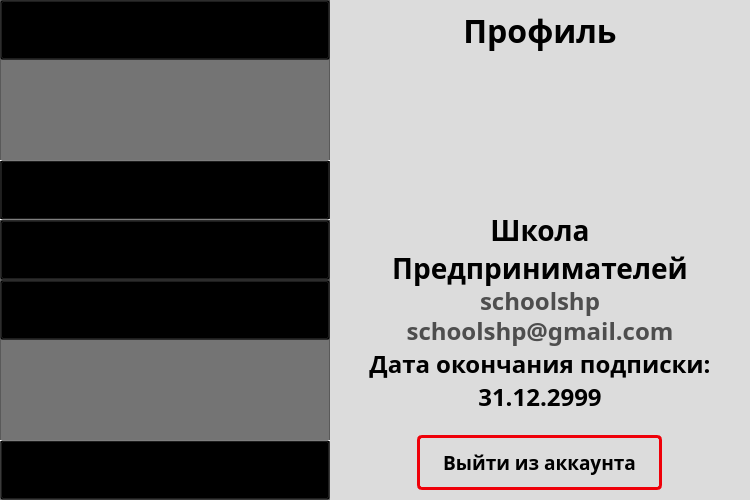
   <widget class="QWidget" name="widget_settings" native="true">
    <property name="enabled">
     <bool>true</bool>
    </property>
    <property name="geometry">
     <rect>
      <x>0</x>
      <y>0</y>
      <width>750</width>
      <height>500</height>
     </rect>
    </property>
    <property name="autoFillBackground">
     <bool>false</bool>
    </property>
    <property name="styleSheet">
     <string notr="true">background-color: #DCDCDC;</string>
    </property>
    <widget class="QFrame" name="frame_settings_menu">
     <property name="geometry">
      <rect>
       <x>0</x>
       <y>0</y>
       <width>330</width>
       <height>500</height>
      </rect>
     </property>
     <property name="styleSheet">
      <string notr="true">background-color: rgb(116, 116, 116);</string>
     </property>
     <property name="frameShape">
      <enum>QFrame::StyledPanel</enum>
     </property>
     <property name="frameShadow">
      <enum>QFrame::Raised</enum>
     </property>
     <widget class="QFrame" name="frame_settings_menu_home">
      <property name="geometry">
       <rect>
        <x>0</x>
        <y>0</y>
        <width>330</width>
        <height>60</height>
       </rect>
      </property>
      <property name="styleSheet">
       <string notr="true">QFrame#frame_settings_menu_home{
border-bottom: 1px solid #FFF;
}</string>
      </property>
      <property name="frameShape">
       <enum>QFrame::StyledPanel</enum>
      </property>
      <property name="frameShadow">
       <enum>QFrame::Raised</enum>
      </property>
      <widget class="QLabel" name="label_settings_menu_home">
       <property name="geometry">
        <rect>
         <x>77</x>
         <y>18</y>
         <width>235</width>
         <height>26</height>
        </rect>
       </property>
       <property name="styleSheet">
        <string notr="true">color: #FFF;
font-family: Montserrat ExtraBold;
font-size: 32px;
font-style: normal;
font-weight: 800;
line-height: 24px; /* 75% */</string>
       </property>
       <property name="text">
        <string>Главная</string>
       </property>
      </widget>
      <widget class="QLabel" name="label_settings_menu_home_icon">
       <property name="geometry">
        <rect>
         <x>16</x>
         <y>8</y>
         <width>45</width>
         <height>45</height>
        </rect>
       </property>
       <property name="autoFillBackground">
        <bool>false</bool>
       </property>
       <property name="text">
        <string/>
       </property>
       <property name="pixmap">
        <pixmap>../Images/House_01.svg</pixmap>
       </property>
      </widget>
      <widget class="QPushButton" name="pushButton_settings_menu_home">
       <property name="geometry">
        <rect>
         <x>0</x>
         <y>0</y>
         <width>330</width>
         <height>60</height>
        </rect>
       </property>
       <property name="styleSheet">
        <string notr="true">background-color: rgba(0, 0, 0, 0);</string>
       </property>
       <property name="text">
        <string/>
       </property>
       <property name="checkable">
        <bool>false</bool>
       </property>
       <property name="checked">
        <bool>false</bool>
       </property>
      </widget>
     </widget>
     <widget class="QFrame" name="frame_settings_menu_profile">
      <property name="geometry">
       <rect>
        <x>0</x>
        <y>160</y>
        <width>330</width>
        <height>60</height>
       </rect>
      </property>
      <property name="styleSheet">
       <string notr="true">QFrame#frame_settings_menu_profile{
border-top: 1px solid #FFF;
border-bottom: 1px solid #FFF;
background: #404040;
}</string>
      </property>
      <property name="frameShape">
       <enum>QFrame::StyledPanel</enum>
      </property>
      <property name="frameShadow">
       <enum>QFrame::Raised</enum>
      </property>
      <widget class="QLabel" name="label_settings_menu_profile">
       <property name="geometry">
        <rect>
         <x>77</x>
         <y>10</y>
         <width>235</width>
         <height>35</height>
        </rect>
       </property>
       <property name="autoFillBackground">
        <bool>false</bool>
       </property>
       <property name="styleSheet">
        <string notr="true">color: #FFF;
font-family: Montserrat ExtraBold;
font-size: 32px;
font-style: normal;
font-weight: 800;
line-height: 24px; /* 75% */
background-color: rgba(0, 0, 0, 0);</string>
       </property>
       <property name="text">
        <string>Профиль</string>
       </property>
      </widget>
      <widget class="QLabel" name="label_settings_menu_profile_icon">
       <property name="geometry">
        <rect>
         <x>16</x>
         <y>8</y>
         <width>45</width>
         <height>45</height>
        </rect>
       </property>
       <property name="autoFillBackground">
        <bool>false</bool>
       </property>
       <property name="styleSheet">
        <string notr="true">background-color: rgba(0, 0, 0, 0);</string>
       </property>
       <property name="text">
        <string/>
       </property>
       <property name="pixmap">
        <pixmap>../Images/person-circle.svg</pixmap>
       </property>
      </widget>
      <widget class="QPushButton" name="pushButton_settings_menu_profile">
       <property name="geometry">
        <rect>
         <x>0</x>
         <y>0</y>
         <width>330</width>
         <height>60</height>
        </rect>
       </property>
       <property name="styleSheet">
        <string notr="true">background-color: rgba(0, 0, 0, 0);</string>
       </property>
       <property name="text">
        <string/>
       </property>
       <property name="checkable">
        <bool>false</bool>
       </property>
       <property name="checked">
        <bool>false</bool>
       </property>
      </widget>
     </widget>
     <widget class="QFrame" name="frame_settings_menu_interface">
      <property name="geometry">
       <rect>
        <x>0</x>
        <y>220</y>
        <width>330</width>
        <height>60</height>
       </rect>
      </property>
      <property name="styleSheet">
       <string notr="true">QFrame#frame_settings_menu_interface{
border-bottom: 1px solid #FFF;
}</string>
      </property>
      <property name="frameShape">
       <enum>QFrame::StyledPanel</enum>
      </property>
      <property name="frameShadow">
       <enum>QFrame::Raised</enum>
      </property>
      <widget class="QLabel" name="label_settings_menu_interface">
       <property name="geometry">
        <rect>
         <x>77</x>
         <y>10</y>
         <width>235</width>
         <height>35</height>
        </rect>
       </property>
       <property name="styleSheet">
        <string notr="true">color: #FFF;
font-family: Montserrat ExtraBold;
font-size: 32px;
font-style: normal;
font-weight: 800;
line-height: 24px; /* 75% */
background-color: rgba(0, 0, 0, 0);</string>
       </property>
       <property name="text">
        <string>Интерфейс</string>
       </property>
      </widget>
      <widget class="QLabel" name="label_settings_menu_interface_icon">
       <property name="geometry">
        <rect>
         <x>16</x>
         <y>8</y>
         <width>45</width>
         <height>45</height>
        </rect>
       </property>
       <property name="autoFillBackground">
        <bool>false</bool>
       </property>
       <property name="styleSheet">
        <string notr="true">background-color: rgba(0, 0, 0, 0);</string>
       </property>
       <property name="text">
        <string/>
       </property>
       <property name="pixmap">
        <pixmap>../Images/Slider_03.svg</pixmap>
       </property>
      </widget>
      <widget class="QPushButton" name="pushButton_settings_menu_interface">
       <property name="geometry">
        <rect>
         <x>0</x>
         <y>0</y>
         <width>330</width>
         <height>60</height>
        </rect>
       </property>
       <property name="styleSheet">
        <string notr="true">background-color: rgba(0, 0, 0, 0);</string>
       </property>
       <property name="text">
        <string/>
       </property>
       <property name="checkable">
        <bool>false</bool>
       </property>
       <property name="checked">
        <bool>false</bool>
       </property>
      </widget>
     </widget>
     <widget class="QFrame" name="frame_settings_menu_other">
      <property name="geometry">
       <rect>
        <x>0</x>
        <y>280</y>
        <width>330</width>
        <height>60</height>
       </rect>
      </property>
      <property name="styleSheet">
       <string notr="true">QFrame#frame_settings_menu_other{
border-bottom: 1px solid #FFF;
}</string>
      </property>
      <property name="frameShape">
       <enum>QFrame::StyledPanel</enum>
      </property>
      <property name="frameShadow">
       <enum>QFrame::Raised</enum>
      </property>
      <widget class="QLabel" name="label_settings_menu_other">
       <property name="geometry">
        <rect>
         <x>77</x>
         <y>7</y>
         <width>235</width>
         <height>40</height>
        </rect>
       </property>
       <property name="styleSheet">
        <string notr="true">color: #FFF;
font-family: Montserrat ExtraBold;
font-size: 32px;
font-style: normal;
font-weight: 800;
line-height: 24px; /* 75% */
background-color: rgba(0, 0, 0, 0);</string>
       </property>
       <property name="text">
        <string>Другие</string>
       </property>
      </widget>
      <widget class="QLabel" name="label_settings_menu_other_icon">
       <property name="geometry">
        <rect>
         <x>16</x>
         <y>8</y>
         <width>45</width>
         <height>45</height>
        </rect>
       </property>
       <property name="autoFillBackground">
        <bool>false</bool>
       </property>
       <property name="styleSheet">
        <string notr="true">background-color: rgba(0, 0, 0, 0);</string>
       </property>
       <property name="text">
        <string/>
       </property>
       <property name="pixmap">
        <pixmap>../Images/More_Horizontal.svg</pixmap>
       </property>
      </widget>
      <widget class="QPushButton" name="pushButton_settings_menu_other">
       <property name="geometry">
        <rect>
         <x>0</x>
         <y>0</y>
         <width>330</width>
         <height>60</height>
        </rect>
       </property>
       <property name="styleSheet">
        <string notr="true">background-color: rgba(0, 0, 0, 0);</string>
       </property>
       <property name="text">
        <string/>
       </property>
       <property name="checkable">
        <bool>false</bool>
       </property>
       <property name="checked">
        <bool>false</bool>
       </property>
      </widget>
     </widget>
     <widget class="QFrame" name="frame_settings_menu_about">
      <property name="geometry">
       <rect>
        <x>0</x>
        <y>440</y>
        <width>330</width>
        <height>60</height>
       </rect>
      </property>
      <property name="styleSheet">
       <string notr="true">QFrame#frame_settings_menu_about{
border-top: 1px solid #FFF;
}</string>
      </property>
      <property name="frameShape">
       <enum>QFrame::StyledPanel</enum>
      </property>
      <property name="frameShadow">
       <enum>QFrame::Raised</enum>
      </property>
      <widget class="QLabel" name="label_settings_menu_about">
       <property name="geometry">
        <rect>
         <x>77</x>
         <y>12</y>
         <width>235</width>
         <height>35</height>
        </rect>
       </property>
       <property name="styleSheet">
        <string notr="true">color: #FFF;
font-family: Montserrat ExtraBold;
font-size: 32px;
font-style: normal;
font-weight: 800;
line-height: 24px; /* 75% */
background-color: rgba(0, 0, 0, 0);</string>
       </property>
       <property name="text">
        <string>О программе</string>
       </property>
      </widget>
      <widget class="QLabel" name="label__settings_menu_about_icon">
       <property name="geometry">
        <rect>
         <x>16</x>
         <y>8</y>
         <width>45</width>
         <height>45</height>
        </rect>
       </property>
       <property name="autoFillBackground">
        <bool>false</bool>
       </property>
       <property name="styleSheet">
        <string notr="true">background-color: rgba(0, 0, 0, 0);</string>
       </property>
       <property name="text">
        <string/>
       </property>
       <property name="pixmap">
        <pixmap>../Images/Info.svg</pixmap>
       </property>
      </widget>
      <widget class="QPushButton" name="pushButton_settings_menu_about">
       <property name="geometry">
        <rect>
         <x>0</x>
         <y>0</y>
         <width>330</width>
         <height>60</height>
        </rect>
       </property>
       <property name="styleSheet">
        <string notr="true">background-color: rgba(0, 0, 0, 0);</string>
       </property>
       <property name="text">
        <string/>
       </property>
       <property name="checkable">
        <bool>false</bool>
       </property>
       <property name="checked">
        <bool>false</bool>
       </property>
      </widget>
     </widget>
    </widget>
    <widget class="QWidget" name="widget_settings_profile" native="true">
     <property name="geometry">
      <rect>
       <x>330</x>
       <y>0</y>
       <width>420</width>
       <height>500</height>
      </rect>
     </property>
     <widget class="QLabel" name="label_settings_profile_">
      <property name="geometry">
       <rect>
        <x>16</x>
        <y>0</y>
        <width>388</width>
        <height>60</height>
       </rect>
      </property>
      <property name="styleSheet">
       <string notr="true">color: #000;
font-family: Montserrat ExtraBold;
font-size: 32px;
font-style: normal;
font-weight: 800;
line-height: 24px; /* 75% */
background-color: rgba(0, 0, 0, 0);</string>
      </property>
      <property name="text">
       <string>Профиль</string>
      </property>
      <property name="alignment">
       <set>Qt::AlignCenter</set>
      </property>
     </widget>
     <widget class="QLabel" name="label_settings_profile_edit_icon">
      <property name="geometry">
       <rect>
        <x>359</x>
        <y>7</y>
        <width>45</width>
        <height>45</height>
       </rect>
      </property>
      <property name="autoFillBackground">
       <bool>false</bool>
      </property>
      <property name="styleSheet">
       <string notr="true">background-color: rgba(0, 0, 0, 0);</string>
      </property>
      <property name="text">
       <string/>
      </property>
      <property name="pixmap">
       <pixmap>../Images/Edit_Pencil_01.svg</pixmap>
      </property>
     </widget>
     <widget class="QLabel" name="label_settings_profile_logo">
      <property name="geometry">
       <rect>
        <x>135</x>
        <y>60</y>
        <width>150</width>
        <height>150</height>
       </rect>
      </property>
      <property name="text">
       <string/>
      </property>
      <property name="pixmap">
       <pixmap>../Images/schoollogo.png</pixmap>
      </property>
      <property name="scaledContents">
       <bool>true</bool>
      </property>
     </widget>
     <widget class="QLabel" name="label_settings_profile_name">
      <property name="geometry">
       <rect>
        <x>16</x>
        <y>210</y>
        <width>388</width>
        <height>80</height>
       </rect>
      </property>
      <property name="styleSheet">
       <string notr="true">color: #000;
font-family: Montserrat ExtraBold;
font-feature-settings: 'clig' off, 'liga' off;
text-align: center;
font-size: 28px;
font-style: normal;
font-weight: 800;
line-height: 24px; /* 75% */
background-color: rgba(0, 0, 0, 0);</string>
      </property>
      <property name="text">
       <string>&lt;html&gt;&lt;head/&gt;&lt;body&gt;&lt;p&gt;Школа&lt;br&gt;                                                                                                                            Предпринимателей&lt;/p&gt;&lt;/body&gt;&lt;/html&gt;</string>
      </property>
      <property name="alignment">
       <set>Qt::AlignCenter</set>
      </property>
     </widget>
     <widget class="QLabel" name="label_settings_profile_username">
      <property name="geometry">
       <rect>
        <x>16</x>
        <y>285</y>
        <width>388</width>
        <height>31</height>
       </rect>
      </property>
      <property name="styleSheet">
       <string notr="true">color: rgba(0, 0, 0, 0.65);
font-family: Montserrat ExtraBold;
font-feature-settings: 'clig' off, 'liga' off;
text-align: center;
font-size: 24px;
font-style: normal;
font-weight: 800;
line-height: 24px; /* 75% */
background-color: rgba(0, 0, 0, 0);</string>
      </property>
      <property name="text">
       <string>schoolshp</string>
      </property>
      <property name="alignment">
       <set>Qt::AlignCenter</set>
      </property>
     </widget>
     <widget class="QLabel" name="label_settings_profile_email">
      <property name="geometry">
       <rect>
        <x>16</x>
        <y>315</y>
        <width>388</width>
        <height>31</height>
       </rect>
      </property>
      <property name="styleSheet">
       <string notr="true">color: rgba(0, 0, 0, 0.65);
font-family: Montserrat ExtraBold;
font-feature-settings: 'clig' off, 'liga' off;
text-align: center;
font-size: 24px;
font-style: normal;
font-weight: 800;
line-height: 24px; /* 75% */
background-color: rgba(0, 0, 0, 0);</string>
      </property>
      <property name="text">
       <string>schoolshp@gmail.com</string>
      </property>
      <property name="alignment">
       <set>Qt::AlignCenter</set>
      </property>
     </widget>
     <widget class="QLabel" name="label_settings_profile_sub_end">
      <property name="geometry">
       <rect>
        <x>16</x>
        <y>350</y>
        <width>388</width>
        <height>61</height>
       </rect>
      </property>
      <property name="styleSheet">
       <string notr="true">color: #000;
font-family: Montserrat ExtraBold;
font-feature-settings: 'clig' off, 'liga' off;
text-align: center;
font-size: 24px;
font-style: normal;
font-weight: 800;
line-height: 24px; /* 75% */
background-color: rgba(0, 0, 0, 0);</string>
      </property>
      <property name="text">
       <string>Дата окончания подписки:
31.12.2999</string>
      </property>
      <property name="alignment">
       <set>Qt::AlignCenter</set>
      </property>
     </widget>
     <widget class="QPushButton" name="pushButton_settings_profile_logout">
      <property name="geometry">
       <rect>
        <x>87</x>
        <y>435</y>
        <width>245</width>
        <height>55</height>
       </rect>
      </property>
      <property name="font">
       <font>
        <family>Montserrat ExtraBold</family>
        <pointsize>14</pointsize>
        <weight>75</weight>
        <bold>true</bold>
       </font>
      </property>
      <property name="autoFillBackground">
       <bool>false</bool>
      </property>
      <property name="styleSheet">
       <string notr="true">QPushButton{

border-radius: 5px;
border: 3px solid rgba(239, 0, 9, 1);
color:#000;
padding-top: -1px;

}

QPushButton::hover{

border-radius: 5px;
border: 3px solid #000;
color: #fff;
padding-top: -1px;
background-color: rgba(239, 0, 9, 1);
}</string>
      </property>
      <property name="text">
       <string>Выйти из аккаунта</string>
      </property>
      <property name="checkable">
       <bool>false</bool>
      </property>
      <property name="autoDefault">
       <bool>false</bool>
      </property>
      <property name="flat">
       <bool>false</bool>
      </property>
     </widget>
    </widget>
    <widget class="QWidget" name="widget_settings_interface" native="true">
     <property name="geometry">
      <rect>
       <x>330</x>
       <y>0</y>
       <width>420</width>
       <height>500</height>
      </rect>
     </property>
     <widget class="QLabel" name="label_settings_interface">
      <property name="geometry">
       <rect>
        <x>16</x>
        <y>0</y>
        <width>388</width>
        <height>60</height>
       </rect>
      </property>
      <property name="styleSheet">
       <string notr="true">color: #000;
font-family: Montserrat ExtraBold;
font-size: 32px;
font-style: normal;
font-weight: 800;
line-height: 24px; /* 75% */
background-color: rgba(0, 0, 0, 0);</string>
      </property>
      <property name="text">
       <string>Интерфейс</string>
      </property>
      <property name="alignment">
       <set>Qt::AlignCenter</set>
      </property>
     </widget>
     <widget class="QLabel" name="label_settings_interface_language">
      <property name="geometry">
       <rect>
        <x>16</x>
        <y>107</y>
        <width>150</width>
        <height>60</height>
       </rect>
      </property>
      <property name="styleSheet">
       <string notr="true">color: #000;
font-family: Montserrat ExtraBold;
font-size: 28px;
font-style: normal;
font-weight: 800;
line-height: 24px; /* 75% */
background-color: rgba(0, 0, 0, 0);</string>
      </property>
      <property name="text">
       <string>Язык</string>
      </property>
      <property name="alignment">
       <set>Qt::AlignLeading|Qt::AlignLeft|Qt::AlignVCenter</set>
      </property>
     </widget>
     <widget class="QLabel" name="label_settings_interface_theme">
      <property name="geometry">
       <rect>
        <x>16</x>
        <y>174</y>
        <width>150</width>
        <height>60</height>
       </rect>
      </property>
      <property name="styleSheet">
       <string notr="true">color: #000;
font-family: Montserrat ExtraBold;
font-size: 28px;
font-style: normal;
font-weight: 800;
line-height: 24px; /* 75% */
background-color: rgba(0, 0, 0, 0);</string>
      </property>
      <property name="text">
       <string>Тема</string>
      </property>
      <property name="alignment">
       <set>Qt::AlignLeading|Qt::AlignLeft|Qt::AlignVCenter</set>
      </property>
     </widget>
     <widget class="QComboBox" name="comboBox_settings_interface_language">
      <property name="geometry">
       <rect>
        <x>189</x>
        <y>110</y>
        <width>215</width>
        <height>55</height>
       </rect>
      </property>
      <property name="styleSheet">
       <string notr="true">QComboBox#comboBox_settings_interface_language{
	border: 0px;
	background-color: rgb(116, 116, 116);
	border-radius: 8px;
	color: #fff;
	font-family: Montserrat ExtraBold;
	font-size: 28px;
	font-style: normal;
	font-weight: 800;
	line-height: 24px; /* 85.714% */
	

}
QComboBox#comboBox_settings_interface_language::drop-down{
border: 0px;
border-radius: 5px;
background-color: rgb(116, 116, 116);
}

QComboBox#comboBox_settings_interface_language::down-arrow{
	image: url();
}</string>
      </property>
      <item>
       <property name="text">
        <string>Русский</string>
       </property>
      </item>
      <item>
       <property name="text">
        <string>English</string>
       </property>
      </item>
     </widget>
     <widget class="QComboBox" name="comboBox_settings_interface_theme">
      <property name="geometry">
       <rect>
        <x>189</x>
        <y>177</y>
        <width>215</width>
        <height>55</height>
       </rect>
      </property>
      <property name="styleSheet">
       <string notr="true">QComboBox#comboBox_settings_interface_theme{
	border: 0px;
	background-color: rgb(116, 116, 116);
	border-radius: 8px;
	color: #fff;
	font-family: Montserrat ExtraBold;
	font-size: 28px;
	font-style: normal;
	font-weight: 800;
	line-height: 24px; /* 85.714% */
	

}
QComboBox#comboBox_settings_interface_theme::drop-down{
border: 0px;
border-radius: 5px;
background-color: rgb(116, 116, 116);
}

QComboBox#comboBox_settings_interface_theme::down-arrow{
	image: url();
}</string>
      </property>
      <item>
       <property name="text">
        <string>Cветлая</string>
       </property>
      </item>
      <item>
       <property name="text">
        <string>Тёмная</string>
       </property>
      </item>
     </widget>
    </widget>
    <widget class="QWidget" name="widget_settings_other" native="true">
     <property name="geometry">
      <rect>
       <x>330</x>
       <y>0</y>
       <width>420</width>
       <height>500</height>
      </rect>
     </property>
     <widget class="QLabel" name="label_settings_other">
      <property name="geometry">
       <rect>
        <x>16</x>
        <y>0</y>
        <width>388</width>
        <height>60</height>
       </rect>
      </property>
      <property name="styleSheet">
       <string notr="true">color: #000;
font-family: Montserrat ExtraBold;
font-size: 32px;
font-style: normal;
font-weight: 800;
line-height: 24px; /* 75% */
background-color: rgba(0, 0, 0, 0);</string>
      </property>
      <property name="text">
       <string>Другие настройки</string>
      </property>
      <property name="alignment">
       <set>Qt::AlignCenter</set>
      </property>
     </widget>
    </widget>
    <widget class="QWidget" name="widget_settings_about" native="true">
     <property name="geometry">
      <rect>
       <x>330</x>
       <y>0</y>
       <width>420</width>
       <height>500</height>
      </rect>
     </property>
     <widget class="QLabel" name="label_settings_about">
      <property name="geometry">
       <rect>
        <x>16</x>
        <y>0</y>
        <width>388</width>
        <height>60</height>
       </rect>
      </property>
      <property name="styleSheet">
       <string notr="true">color: #000;
font-family: Montserrat ExtraBold;
font-size: 32px;
font-style: normal;
font-weight: 800;
line-height: 24px; /* 75% */
background-color: rgba(0, 0, 0, 0);</string>
      </property>
      <property name="text">
       <string>О программе</string>
      </property>
      <property name="alignment">
       <set>Qt::AlignCenter</set>
      </property>
     </widget>
     <widget class="QLabel" name="labelt_settings_about_logo_u2p_sim_full">
      <property name="geometry">
       <rect>
        <x>110</x>
        <y>73</y>
        <width>210</width>
        <height>117</height>
       </rect>
      </property>
      <property name="text">
       <string/>
      </property>
      <property name="pixmap">
       <pixmap>../Images/u2p_sim_full_logo.svg</pixmap>
      </property>
      <property name="scaledContents">
       <bool>true</bool>
      </property>
     </widget>
     <widget class="QLabel" name="label_settings_about_logo_u2p">
      <property name="geometry">
       <rect>
        <x>117</x>
        <y>271</y>
        <width>185</width>
        <height>117</height>
       </rect>
      </property>
      <property name="text">
       <string/>
      </property>
      <property name="pixmap">
       <pixmap>../Images/u2p_full_logo.svg</pixmap>
      </property>
      <property name="scaledContents">
       <bool>true</bool>
      </property>
     </widget>
     <widget class="QLabel" name="label_settings_about_dev_inf">
      <property name="geometry">
       <rect>
        <x>20</x>
        <y>190</y>
        <width>388</width>
        <height>75</height>
       </rect>
      </property>
      <property name="styleSheet">
       <string notr="true">color: #000;
font-family: Montserrat ExtraBold;
font-size: 28px;
font-style: normal;
font-weight: 800;
line-height: 24px; /* 75% */
background-color: rgba(0, 0, 0, 0);</string>
      </property>
      <property name="text">
       <string>Разработана karton4ik
при поддержке</string>
      </property>
      <property name="alignment">
       <set>Qt::AlignCenter</set>
      </property>
     </widget>
     <widget class="QLabel" name="label_settings_about_contact_text">
      <property name="geometry">
       <rect>
        <x>16</x>
        <y>400</y>
        <width>200</width>
        <height>41</height>
       </rect>
      </property>
      <property name="styleSheet">
       <string notr="true">color: #000;
font-family: Montserrat ExtraBold;
font-size: 28px;
font-style: normal;
font-weight: 800;
line-height: 24px; /* 75% */
background-color: rgba(0, 0, 0, 0);</string>
      </property>
      <property name="text">
       <string>Контакты</string>
      </property>
      <property name="alignment">
       <set>Qt::AlignLeading|Qt::AlignLeft|Qt::AlignVCenter</set>
      </property>
     </widget>
     <widget class="QLabel" name="label_settings_about_version_text">
      <property name="geometry">
       <rect>
        <x>16</x>
        <y>450</y>
        <width>141</width>
        <height>41</height>
       </rect>
      </property>
      <property name="styleSheet">
       <string notr="true">color: #000;
font-family: Montserrat ExtraBold;
font-size: 28px;
font-style: normal;
font-weight: 800;
line-height: 24px; /* 75% */
background-color: rgba(0, 0, 0, 0);</string>
      </property>
      <property name="text">
       <string>Версия</string>
      </property>
      <property name="alignment">
       <set>Qt::AlignLeading|Qt::AlignLeft|Qt::AlignVCenter</set>
      </property>
     </widget>
     <widget class="QLabel" name="label_settings_about_conctact">
      <property name="geometry">
       <rect>
        <x>220</x>
        <y>400</y>
        <width>181</width>
        <height>41</height>
       </rect>
      </property>
      <property name="styleSheet">
       <string notr="true">color: #000;
font-family: Montserrat ExtraBold;
font-size: 28px;
font-style: normal;
font-weight: 800;
line-height: 24px; /* 75% */
background-color: rgba(0, 0, 0, 0);</string>
      </property>
      <property name="text">
       <string>u2p.kz</string>
      </property>
      <property name="alignment">
       <set>Qt::AlignRight|Qt::AlignTrailing|Qt::AlignVCenter</set>
      </property>
     </widget>
     <widget class="QLabel" name="label_settings_about_version">
      <property name="geometry">
       <rect>
        <x>160</x>
        <y>450</y>
        <width>241</width>
        <height>41</height>
       </rect>
      </property>
      <property name="styleSheet">
       <string notr="true">color: #000;
font-family: Montserrat ExtraBold;
font-size: 28px;
font-style: normal;
font-weight: 800;
line-height: 24px; /* 75% */
background-color: rgba(0, 0, 0, 0);</string>
      </property>
      <property name="text">
       <string>1.1 closed beta</string>
      </property>
      <property name="alignment">
       <set>Qt::AlignRight|Qt::AlignTrailing|Qt::AlignVCenter</set>
      </property>
     </widget>
    </widget>
    <zorder>frame_settings_menu</zorder>
    <zorder>widget_settings_interface</zorder>
    <zorder>widget_settings_other</zorder>
    <zorder>widget_settings_about</zorder>
    <zorder>widget_settings_profile</zorder>
   </widget>
